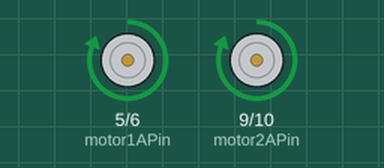
Recording of a sketch running on a simulated Arduino Uno, built with avr-gcc and run on an emulated ATmega328P. On the bench: motor-driver pin pairs drawn as motors (green arrow = first pin HIGH = forward, orange = second pin HIGH = backward, longer = more drive).

Above: at 2.5 s.
At 5.5 s:
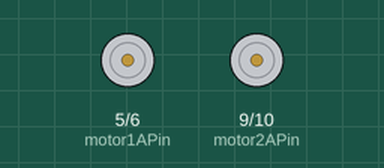
At 7.0 s:
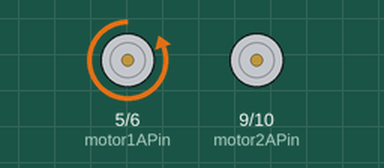
At 16.0 s:
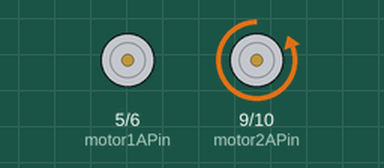
Timing chart, 0 to 23.4 s (numbered marks = the images above):
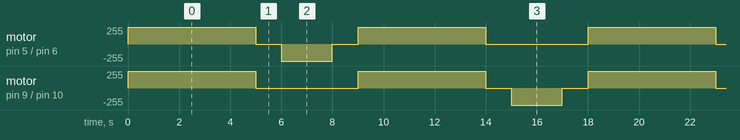

Measured:
- by itself, motor on pin 5 (motor1APin) / pin 6 (motor1BPin): repeats every 18.0 s: stopped 1.0 s, backward 255/255 2.0 s, stopped 1.0 s, forward 255/255 5.0 s, stopped 4.0 s, forward 255/255 5.0 s
- by itself, motor on pin 9 (motor2APin) / pin 10 (motor2BPin): repeats every 18.0 s: stopped 4.0 s, forward 255/255 5.0 s, stopped 1.0 s, backward 255/255 2.0 s, stopped 1.0 s, forward 255/255 5.0 s

The sketch:

Rectangulo_Autonomo.ino
```cpp
// Definimos los pines a los que están conectados los motores
const int motor1APin = 5;
const int motor1BPin = 6;

const int motor2APin = 9;
const int motor2BPin = 10;

void setup() {
  // Configuramos los pines de los motores como salidas
  pinMode(motor1APin, OUTPUT);
  pinMode(motor1BPin, OUTPUT);
  pinMode(motor2APin, OUTPUT);
  pinMode(motor2BPin, OUTPUT);

  // Establecemos el estado inicial de los pines de salida en LOW
  digitalWrite(motor1APin, LOW);
  digitalWrite(motor1BPin, LOW);
  digitalWrite(motor2APin, LOW);
  digitalWrite(motor2BPin, LOW);
}

void loop() {
  // Movemos hacia adelante ambos motores durante 5 segundos
  digitalWrite(motor1APin, HIGH);
  digitalWrite(motor2APin, HIGH);
  delay(5000); // Movemos los motores durante 5 segundos

  // Detenemos ambos motores
  digitalWrite(motor1APin, LOW);
  digitalWrite(motor2APin, LOW);
  delay(1000); // Esperamos un segundo

  // Giramos a la derecha (activando solo el motor1) durante 2 segundos
  digitalWrite(motor1APin, LOW);
  digitalWrite(motor1BPin, HIGH);
  delay(2000); // Giramos durante 2 segundos

  // Detenemos el motor1
  digitalWrite(motor1BPin, LOW);
  delay(1000); // Esperamos un segundo

  // Movemos hacia adelante ambos motores durante 5 segundos
  digitalWrite(motor1APin, HIGH);
  digitalWrite(motor2APin, HIGH);
  delay(5000); // Movemos los motores durante 5 segundos

  // Detenemos ambos motores
  digitalWrite(motor1APin, LOW);
  digitalWrite(motor2APin, LOW);
  delay(1000); // Esperamos un segundo

  // Giramos a la izquierda (activando solo el motor2) durante 2 segundos
  digitalWrite(motor2APin, LOW);
  digitalWrite(motor2BPin, HIGH);
  delay(2000); // Giramos durante 2 segundos

  // Detenemos el motor2
  digitalWrite(motor2BPin, LOW);
  delay(1000); // Esperamos un segundo
}
```
